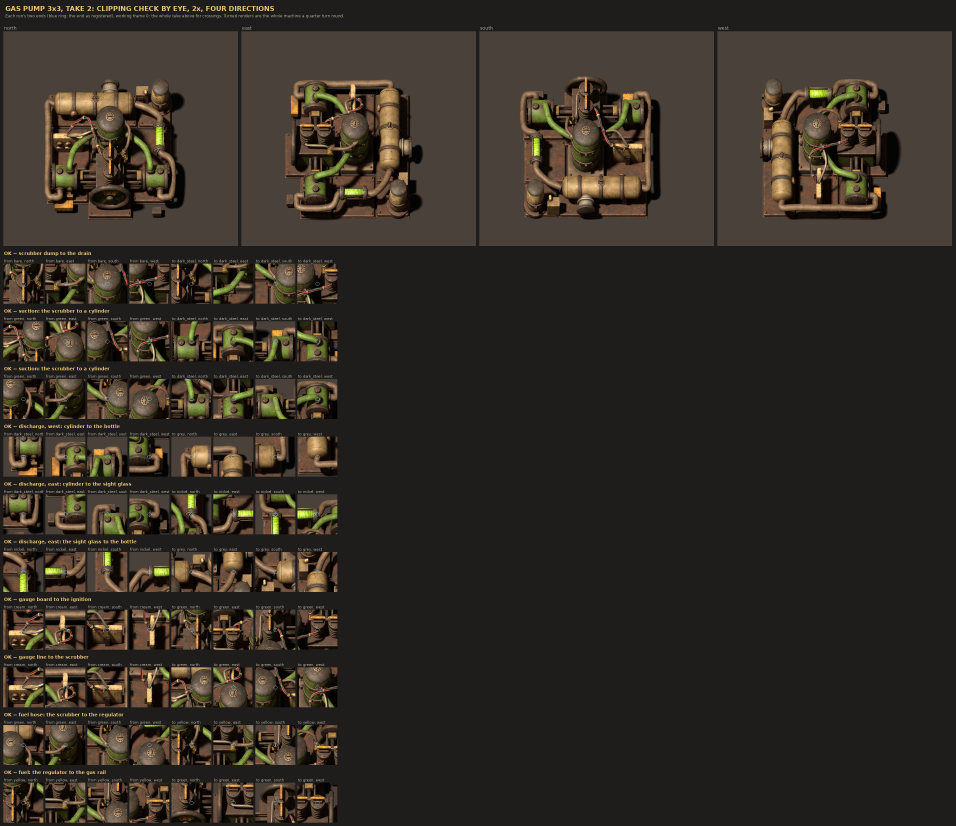
#> input picture concept/crust-tap/options/round-3x3-refine/2-the-flywheel-compressor-crops.png, 2866 x 2478 px (shown at 1/3 size)
$ python -i gp_crops.py   (imports and definitions only)
#> lines starting #> are read from the running program, lines starting #| are printed output that depends on the picture
#!/usr/bin/env python3
"""Copied into the refine (T04) from ../round-3x3/gp_crops.py (baf235d); changed here: nothing. Its own first line follows.

Gas Pump 3x3, options round: the clipping check by eye (Liam, 2026-10-21), one crops sheet a take.

  python3 -B gp_crops.py --full <renders> --out <round dir> [--only 1,2,3]

For every cable, hose and pipe run the take registers (meta.json's "pipes", the kit's check_ends: name and both
ends in model tiles), each end cropped at 2x in all four directions: north from working frame 0, east, south and
west from the kit's turned renders (rot-<d>.png, the whole machine a quarter turn round, working frame 0). The end
is placed on the canvas by the camera's projection (64 px a tile; a point at height z shows z/2 tiles up the screen;
the turn applied to x, y first), so a crop is centred within a few px of it. Above the crops, the whole take at 2x
in the four directions, for runs that cross other parts. Every crop is looked at; what was found is in the report.

Writes <n>-<slug>-crops.png into <out>.
"""
import argparse
import json
import os

from PIL import Image, ImageDraw, ImageFont

ap = argparse.ArgumentParser()
# [4 lines not run here, left out]
CANVAS, ORIGIN = (352, 352), (160, 208)
GROUND = (74, 66, 58, 255)
BG = (30, 29, 28, 255)
HEAD, SUB = (240, 200, 120), (175, 168, 156)
SLUG = {1: "the-gas-jack", 2: "the-flywheel-compressor", 3: "the-gas-bell"}
TURN = {"north": lambda x, y: (x, y), "east": lambda x, y: (y, -x), "south": lambda x, y: (-x, -y),
        "west": lambda x, y: (-y, x)}
K = 2
HALF = 30                         # the crop's half size at 1x (a ~1 tile window)


def font(n, b=False):
    return ImageFont.truetype("/usr/share/fonts/truetype/dejavu/DejaVuSans" + ("-Bold" if b else "") + ".ttf", n)


def load(path):
#> called with path = '2-the-flywheel-compressor-crops.png'
    im = Image.open(path).convert("RGBA")
    im.putalpha(im.getchannel("A").point(lambda v: 0 if v < 24 else v))
    im = im.convert("RGBa").resize((CANVAS[0] * K, CANVAS[1] * K), Image.LANCZOS).convert("RGBA")
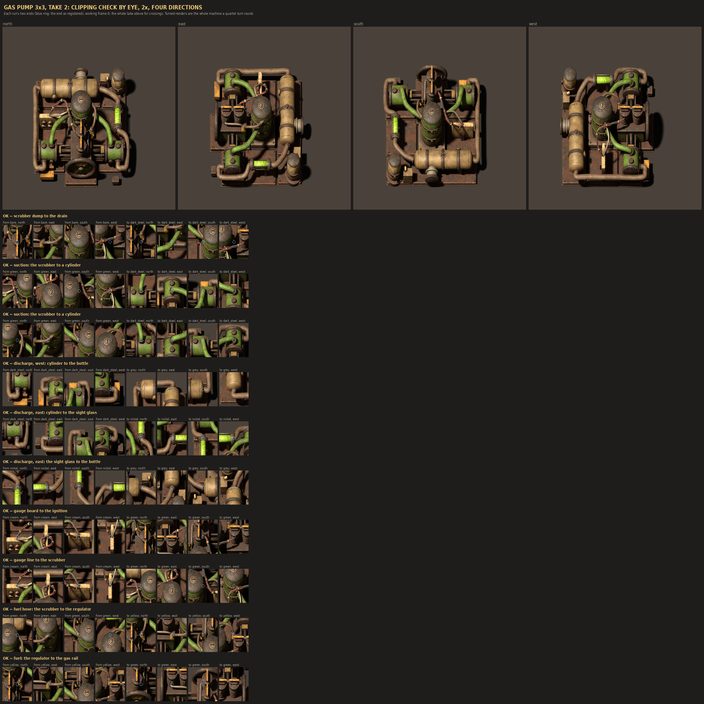
#> im: PIL image 704x704 RGBA; mean R, G, B, A 51, 45.2, 37.9, 255
    g = Image.new("RGBA", im.size, GROUND)
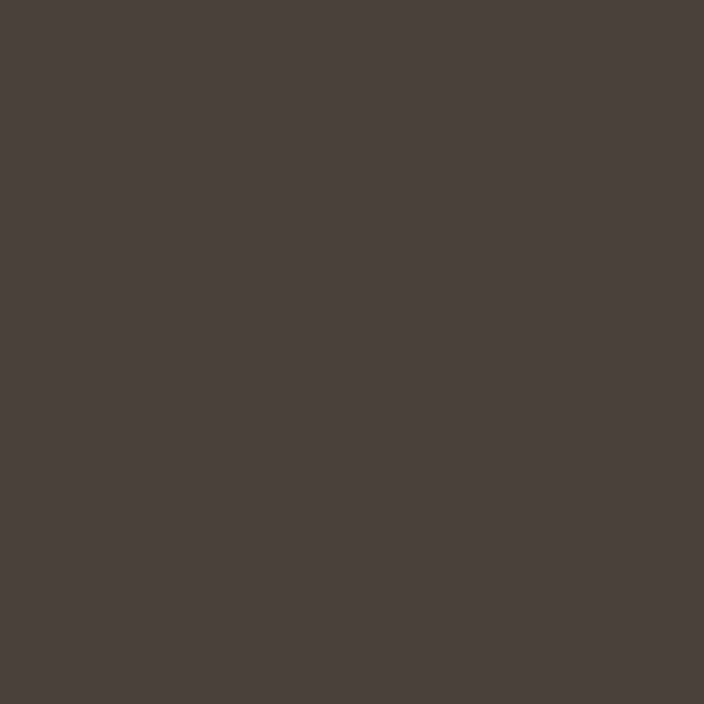
#> g: PIL image 704x704 RGBA; mean R, G, B, A 74, 66, 58, 255
    g.alpha_composite(im)
    return g


def px(p, d):
    x, y = TURN[d](p[0], p[1])
    return (ORIGIN[0] + 64 * x) * K, (ORIGIN[1] - 64 * (y + p[2] / 2)) * K


# [59 lines left out: functions cap, row, stack, build, not called in this run]


# [2 lines not run here, left out]

>>> result = load('2-the-flywheel-compressor-crops.png')

$ run again, on concept/crust-tap/options/round-3x3-refine/2-the-flywheel-compressor.png
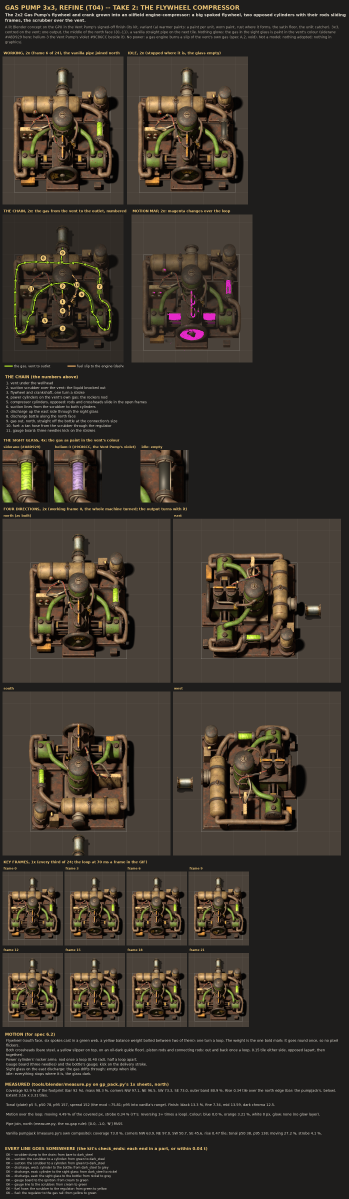
#> input picture concept/crust-tap/options/round-3x3-refine/2-the-flywheel-compressor.png, 1394 x 4793 px (shown at 1/4 size)
#> in load, `im = im.convert("RGBa").resize((CANVAS[0] * K, CANVAS[1] * K), Image.L..`:
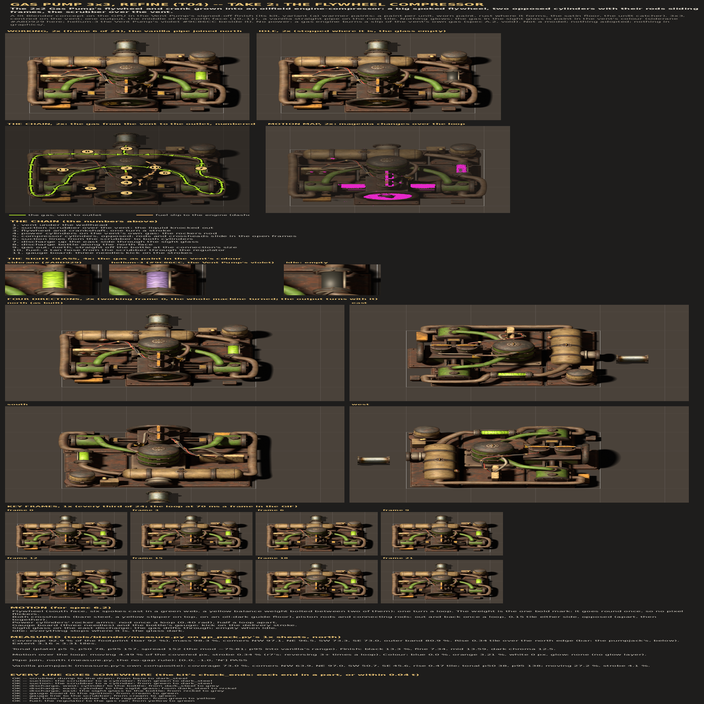
#> im: PIL image 704x704 RGBA; mean R, G, B, A 57.8, 50.9, 42.9, 255

$ run again, on concept/crust-tap/options/round-3x3/1-the-gas-jack-crops.png
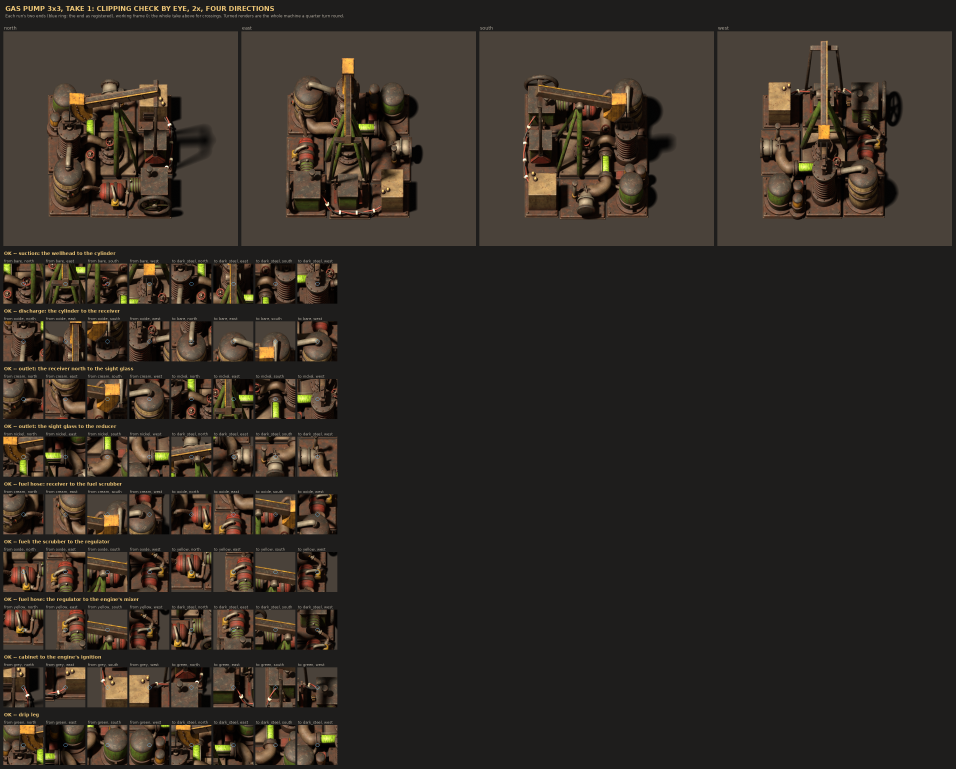
#> input picture concept/crust-tap/options/round-3x3/1-the-gas-jack-crops.png, 2866 x 2305 px (shown at 1/3 size)
#> in load, `im = im.convert("RGBa").resize((CANVAS[0] * K, CANVAS[1] * K), Image.L..`:
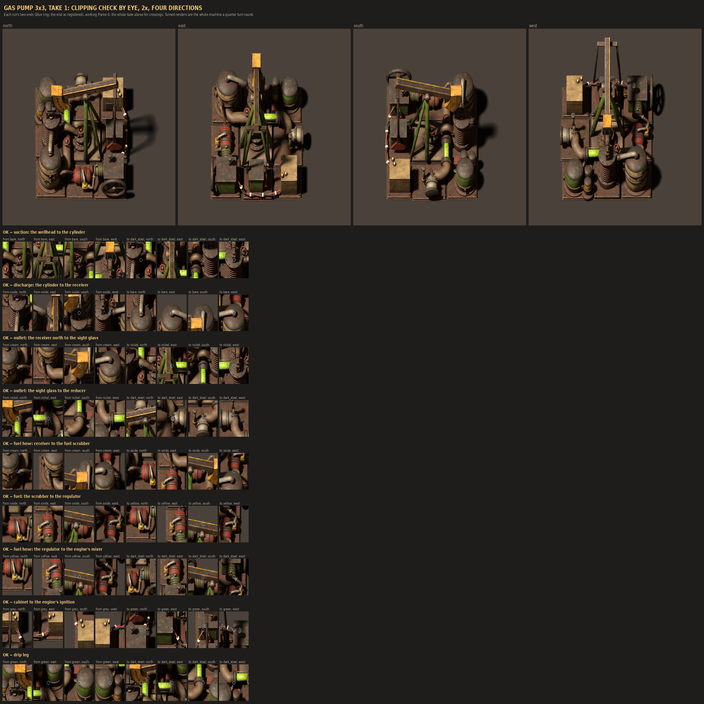
#> im: PIL image 704x704 RGBA; mean R, G, B, A 50.9, 44.4, 37.7, 255
